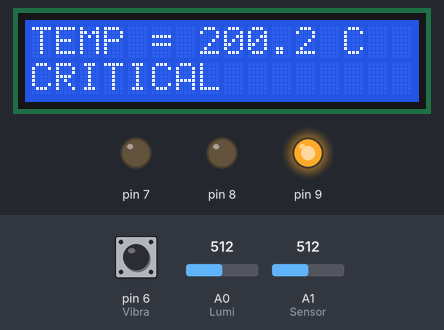
The sketch below on a simulated Arduino Uno, built with avr-gcc and run on an emulated ATmega328P. Parts: 16×2 character LCD, output pins drawn as LEDs (lit = HIGH). The inputs (shaded band) are chosen by the test bench; at power-on: A1 (Sensor) = 512, A0 (Lumi) = 512, pin 6 (Vibra) HIGH. What the sketch prints to the serial monitor is not drawn.

Above: at 1.2 s.
1.3 s: A1 (Sensor) set to 217
At 10.7 s:
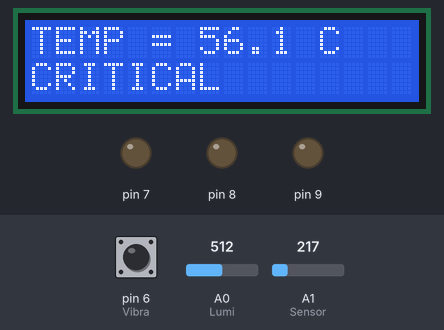
14.5 s: A1 (Sensor) set to 206
At 23.1 s:
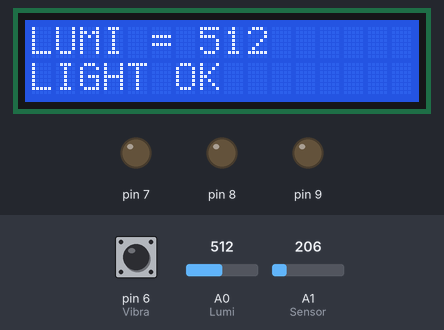
28.5 s: A0 (Lumi) set to 190
At 40.4 s:
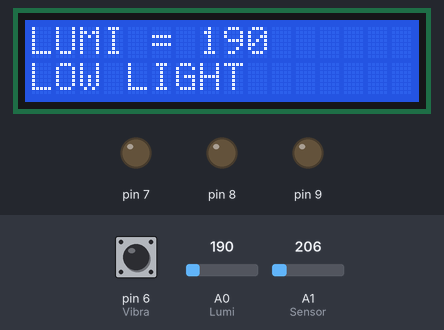
42.5 s: pin 6 (Vibra) pulled LOW for 3 s
At 52.0 s:
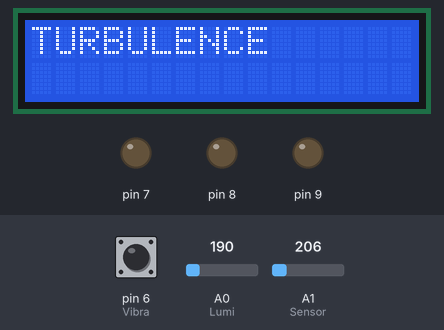
52.6 s: A1 (Sensor) set to 122
At 56.1 s:
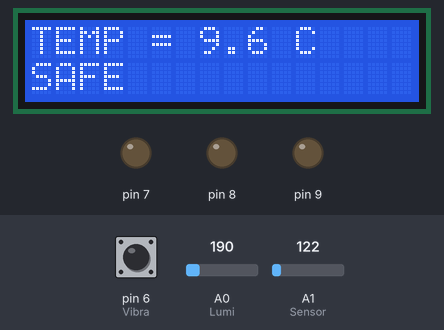
66.6 s: A0 (Lumi) set to 960
At 75.0 s:
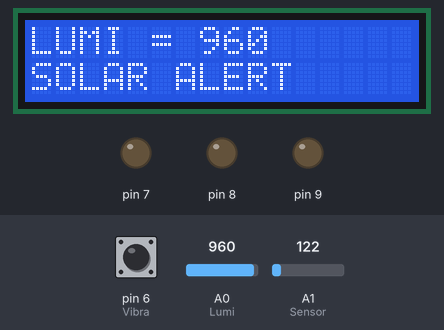
Timing chart, 0 to 81.6 s (numbered marks = the images above; inputs shaded):
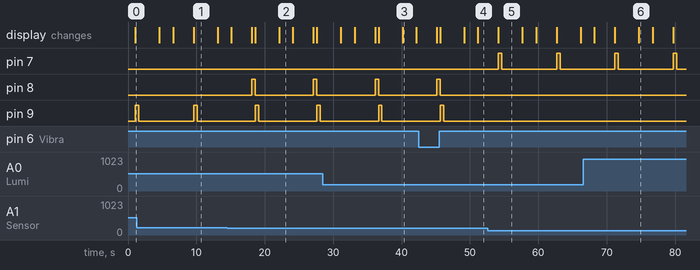

The sketch:

mission_control.ino
```cpp
#include <LiquidCrystal.h>
LiquidCrystal lcd(12, 11, 5, 4, 3, 2);
int Sensor = A1;
int Lumi = A0;
int Vibra = 6;
void setup()
{

  Serial.begin(9600);
  pinMode(Sensor, INPUT);
  pinMode(Vibra, INPUT_PULLUP);
  pinMode(7, OUTPUT);
  pinMode(8, OUTPUT);
  pinMode(9, OUTPUT);
  lcd.begin(16, 2);
  lcd.clear();
  lcd.setCursor(0,0);
  lcd.print("MISSION CONTROL");
  lcd.setCursor(0, 1);
  lcd.print("SYSTEM ONLINE");


}

void loop(){
  int valor;
  int valorT;
  int vibraValor;

  valor = analogRead(Sensor);
  float tensao = valor * (5.0 / 1023.0);
  float temperatura = (tensao - 0.5) * 100;
  Serial.println(valor);
  Serial.println(tensao);
  Serial.println(temperatura);
  valorT = analogRead(Lumi);
  Serial.println(valorT);
  vibraValor = digitalRead(Vibra);
  Serial.println(vibraValor);
  delay(1000);
  lcd.clear();
  lcd.setCursor(0,0);
  lcd.print("TEMP = ");
  lcd.print(temperatura, 1);
  lcd.print(" C");
  if (temperatura < 35){
   lcd.setCursor(0,1);
  lcd.print("SAFE");
  digitalWrite(7, HIGH);
  delay(500);
  digitalWrite(7, LOW);


    }
  if (temperatura > 35 && temperatura < 51){
   lcd.setCursor(0,1);
   lcd.print("WARNING");
   digitalWrite(8, HIGH);
   delay(500);
   digitalWrite(8, LOW);
    }
   if (temperatura > 50){
  lcd.setCursor(0,1);
  lcd.print("CRITICAL");
  digitalWrite(9, HIGH);
  delay(500);
  digitalWrite(9, LOW);
    }

  delay(3000);
  lcd.clear();


  if (valorT < 200){
  lcd.setCursor(0,0);
  lcd.print("LUMI = ");
  lcd.print(valorT, 1);
   lcd.setCursor(0,1);
  lcd.print("LOW LIGHT");

    }
  if (valorT > 200 && valorT < 950){
  lcd.setCursor(0,0);
  lcd.print("LUMI = ");
  lcd.print(valorT, 1);
   lcd.setCursor(0,1);
   lcd.print("LIGHT OK");
    }
   if (valorT > 950){
  lcd.setCursor(0,0);
  lcd.print("LUMI = ");
  lcd.print(valorT, 1);
  lcd.setCursor(0,1);
  lcd.print("SOLAR ALERT");

    }

  delay(2000);
  lcd.clear();

    if (vibraValor == 1){
   lcd.setCursor(0,0);
   lcd.print("SYSTEM STABLE");
    }
   if (vibraValor == 0){
  lcd.setCursor(0,0);
  lcd.print("TURBULENCE");

    }
  delay(2000);

}
```

Measured:
- the behaviour switches between 207 and 206 on A1 (Sensor) (found by bisection; images 1 and 2)
- after the input at 14.5 s, pin 8: alternates HIGH for 0.50 s and LOW for 8.5 s, starting after 3.6 s; the display: first differs from a run without the input after 3.6 s (image 2 shows a later state)
- after the input at 28.5 s, the display: first differs from a run without the input after 11.6 s (image 3)
- after the input at 42.5 s, the display: first differs from a run without the input after 8.7 s (image 4)
- after the input at 52.6 s, pin 7: alternates HIGH for 0.50 s and LOW for 8.0 s, starting after 1.6 s; pin 8, pin 9: stops changing and stays LOW; the display: changes after 1.6 s (image 5)
- after the input at 66.6 s, the display: first differs from a run without the input after 8.1 s (image 6)
- what the display in image 1 shows lasts 3.5 s, from 9.6 s to 13.1 s
